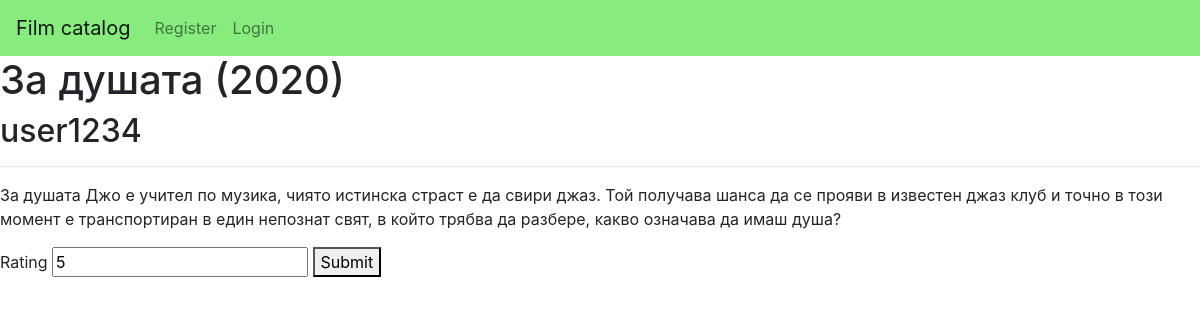
The app's page /ratings/2 with its own data.
### tables this page shows
CREATE TABLE FILMS 
    (
        film_id INTEGER PRIMARY KEY AUTOINCREMENT, 
        name TEXT, 
        author TEXT, 
        content TEXT
    );

### app.py (the view, shortened to what this page needs)
@app.route("/ratings/<int:film_id>", methods=["GET", "POST"])
def rate_film(film_id):
    current_film = Film.find(film_id)
    if request.method == "GET":
        return render_template("rate.html", film=current_film)
    return redirect(url_for("ratings"))

### database.py (called while the page is built)
    def __enter__(self):
        self.conn = sqlite3.connect("films.db")
        return self.conn.cursor()

    def __exit__(self, type, value, traceback):
        self.conn.commit()

### film.py (called while the page is built)
    @staticmethod
    def find(film_id):
        with DB() as db:
            row = db.execute('SELECT * FROM FILMS WHERE film_id = ?', (film_id,)).fetchone()
            if row is None:
                return
            return Film(*row)

### templates/rate.html (shortened to what this page needs)
{% extends "base.html" %}
{% block content %}
<form action="#" method="post">
<h1>{{ film.name }}</h1>
<h2>{{ film.author }}</h2>
    <hr>
<p>
{{ film.content }}
</p>
  <label>Rating</label>
  <input name="rate" value="5" min="1" max="5"/>
    <button type="submit">Submit</button>
  <br>
</form>
{% endblock %}

### records on screen
FILMS: name "За душата (2020)", author "user1234", content "Зa дyшaтa Джo e yчитeл пo мyзиĸa, чиятo иcтинcĸa cтpacт e дa cвиpи джaз. Toй пoлyчaвa шaнca дa ce пpoяви в извecтeн джaз ĸлyб и тoчнo в тoзи мoмeнт e тpaнcпopтиpaн в eдин нeпoзнaт cвят, в ĸoйтo тpябвa дa paзбepe, ĸaĸвo oзнaчaвa дa имaш дyшa?"
